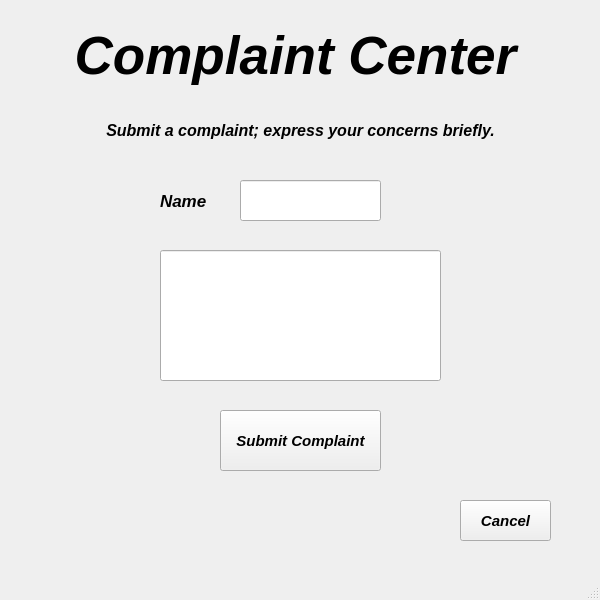
<?xml version="1.0" encoding="UTF-8"?>
<ui version="4.0">
 <class>Complaints</class>
 <widget class="QMainWindow" name="Complaints">
  <property name="geometry">
   <rect>
    <x>0</x>
    <y>0</y>
    <width>600</width>
    <height>600</height>
   </rect>
  </property>
  <property name="windowTitle">
   <string>MainWindow</string>
  </property>
  <widget class="QWidget" name="centralwidget">
   <widget class="QLabel" name="label">
    <property name="geometry">
     <rect>
      <x>70</x>
      <y>10</y>
      <width>451</width>
      <height>91</height>
     </rect>
    </property>
    <property name="font">
     <font>
      <pointsize>40</pointsize>
      <italic>true</italic>
      <bold>true</bold>
     </font>
    </property>
    <property name="text">
     <string>Complaint Center</string>
    </property>
    <property name="alignment">
     <set>Qt::AlignCenter</set>
    </property>
   </widget>
   <widget class="QLineEdit" name="lineEdit">
    <property name="geometry">
     <rect>
      <x>160</x>
      <y>250</y>
      <width>281</width>
      <height>131</height>
     </rect>
    </property>
   </widget>
   <widget class="QLabel" name="label_2">
    <property name="geometry">
     <rect>
      <x>90</x>
      <y>110</y>
      <width>421</width>
      <height>41</height>
     </rect>
    </property>
    <property name="font">
     <font>
      <pointsize>12</pointsize>
      <italic>true</italic>
      <bold>true</bold>
     </font>
    </property>
    <property name="text">
     <string>Submit a complaint; express your concerns briefly.</string>
    </property>
    <property name="alignment">
     <set>Qt::AlignCenter</set>
    </property>
   </widget>
   <widget class="QPushButton" name="pushButton">
    <property name="geometry">
     <rect>
      <x>220</x>
      <y>410</y>
      <width>161</width>
      <height>61</height>
     </rect>
    </property>
    <property name="font">
     <font>
      <pointsize>11</pointsize>
      <italic>true</italic>
      <bold>true</bold>
     </font>
    </property>
    <property name="text">
     <string>Submit Complaint</string>
    </property>
   </widget>
   <widget class="QPushButton" name="pushButton_2">
    <property name="geometry">
     <rect>
      <x>460</x>
      <y>500</y>
      <width>91</width>
      <height>41</height>
     </rect>
    </property>
    <property name="font">
     <font>
      <pointsize>11</pointsize>
      <italic>true</italic>
      <bold>true</bold>
     </font>
    </property>
    <property name="text">
     <string>Cancel</string>
    </property>
   </widget>
   <widget class="QLabel" name="label_3">
    <property name="geometry">
     <rect>
      <x>160</x>
      <y>180</y>
      <width>61</width>
      <height>41</height>
     </rect>
    </property>
    <property name="font">
     <font>
      <pointsize>13</pointsize>
      <italic>true</italic>
      <bold>true</bold>
     </font>
    </property>
    <property name="text">
     <string>Name</string>
    </property>
   </widget>
   <widget class="QLineEdit" name="lineEdit_2">
    <property name="geometry">
     <rect>
      <x>240</x>
      <y>180</y>
      <width>141</width>
      <height>41</height>
     </rect>
    </property>
   </widget>
  </widget>
  <widget class="QMenuBar" name="menubar">
   <property name="geometry">
    <rect>
     <x>0</x>
     <y>0</y>
     <width>600</width>
     <height>21</height>
    </rect>
   </property>
  </widget>
  <widget class="QStatusBar" name="statusbar"/>
 </widget>
 <resources/>
 <connections/>
</ui>
